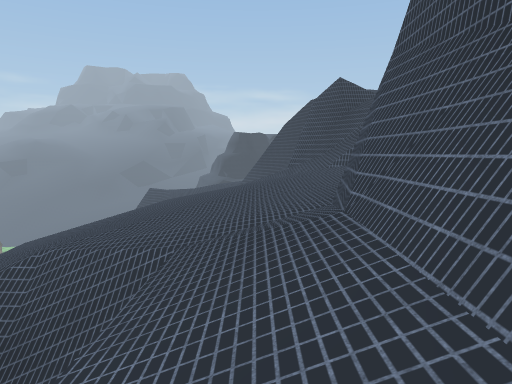
view 1 (above)

14 first-person views from a walk through a scene from a Unity 3-D project. The camera is 1.2 m above the floor, tilts 6° down and sees 70° across. Doors are open. The floor is counted in squares, 2 m on a side. Each view is taken from the middle of a square. On the plan, view 1 faces up. The plan holds only what a view shows up to about 10 squares ahead; the rest is blank. The place goes on beyond the plan. The player character is not drawn. Some animated figures are not drawn. Some surface patterns are stand-ins.

view 2
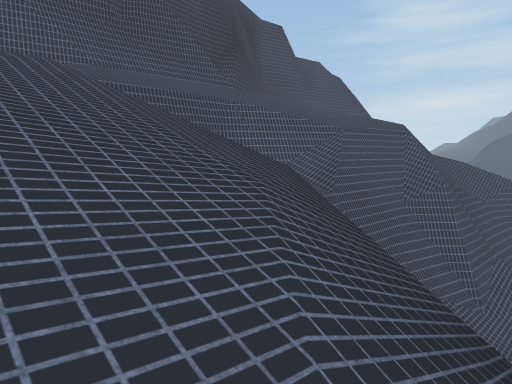

view 3
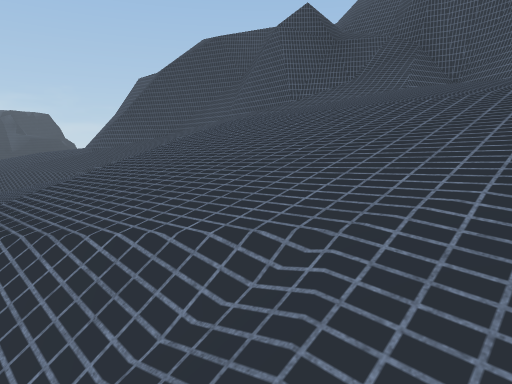

view 4
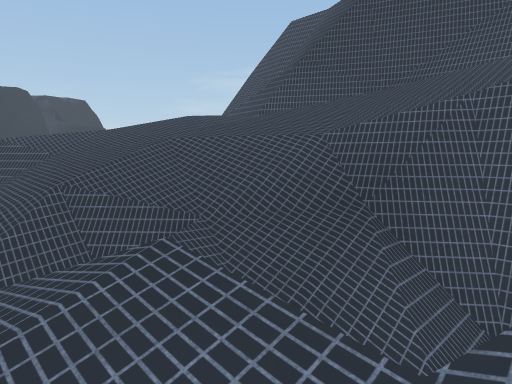

view 5
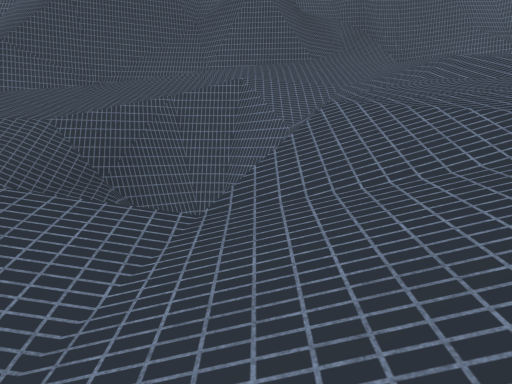

view 6
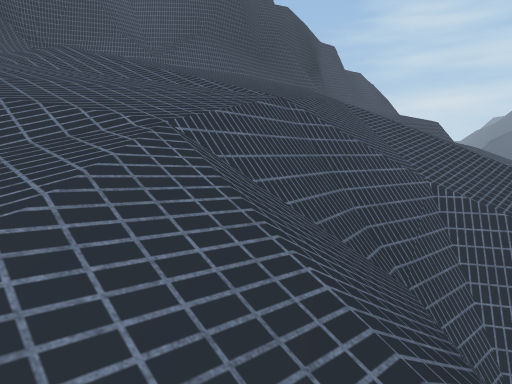

view 7
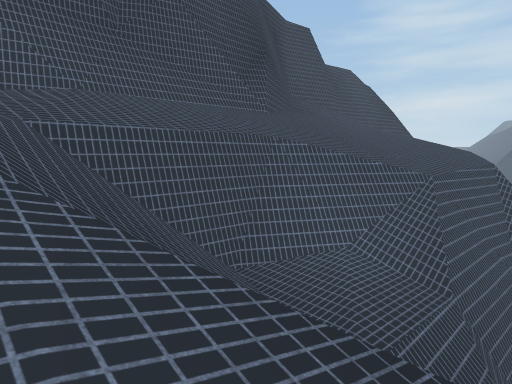

view 8
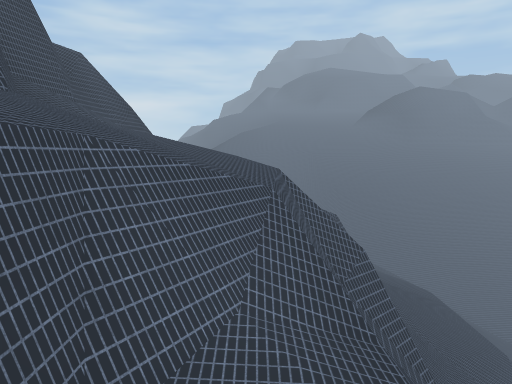

view 9
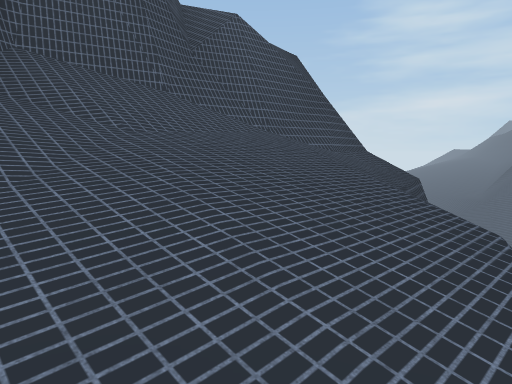

view 10
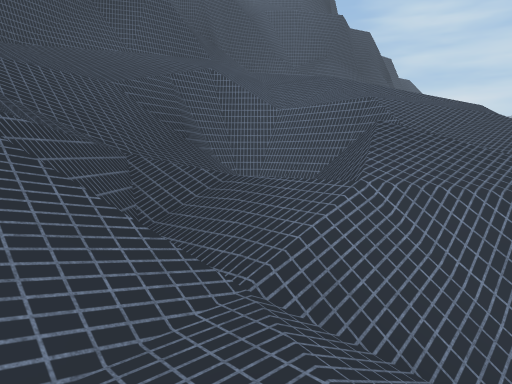

view 11
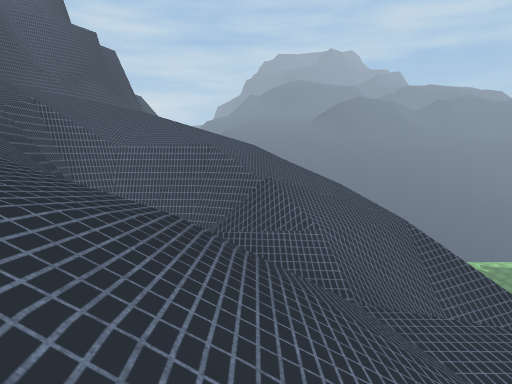

view 12
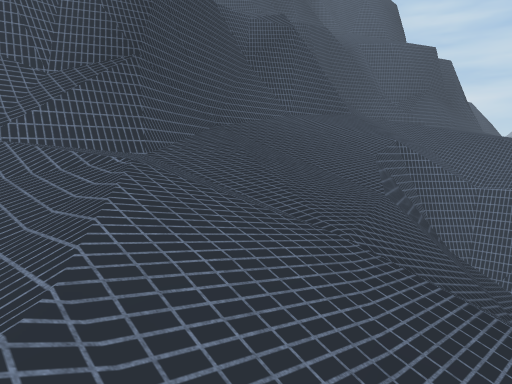

view 13
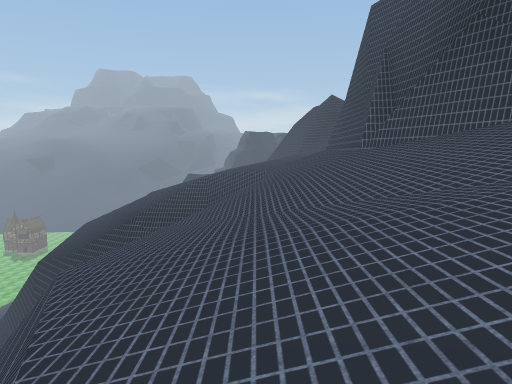

view 14
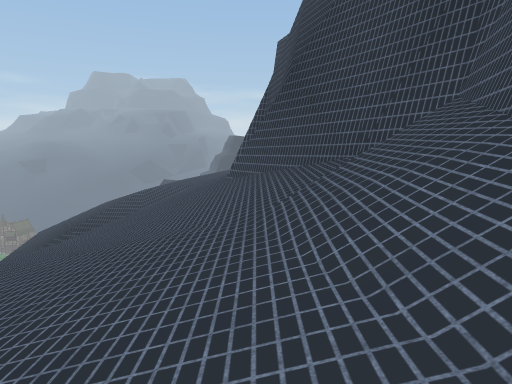

### Floor plan
Key: @ floor where view 1 was taken; # wall or solid block; . main floor; : floor 0.75 m higher than the main floor; - floor 0.75 m lower than the main floor; _ floor 1.5 m lower than the main floor; < floor 2.5 m lower than the main floor; ( floor 3.25 m lower than the main floor; ! floor 4.75 m lower than the main floor; / step, stairs or slope; = window, fence, low wall or low ledge; ^ raised ledge; v drop or lower ground.
Columns run from 8 left of view 1 to 4 right of it. Each row starts with its distance up from view 1.
 18    /////##
 17   ////__##
 16  /////<_##
 15  ///=////#
 14 ///!/////#
 13 v/////#//##
 12 v//=//#v/##
 11  ///###//##
 10  ///<////####
  9  v//</////=##
  8  vv //-../=#
  7  vv/__-...:#
  6   //__-...##
  5   ///_-...#
  4 ##/////..##
  3 /#v//////#
  2      //=/#
  1      v(#/#
  0      #=/@#
 -1    /###//##
 -2    /#v_///#
 -3   =/#v_-//##
 -4  ///##/-.//#
 -5 ///=v==-.//^
 -6 /// v(v//.#^
 -7  //     //^
 -8         v==^

Positions as (right, up) in squares from view 1, and headings:
1: (0, 0), facing up
2: (-6, 5), facing down-right
3: (-5, 5), facing up-right
4: (-6, 11), facing up-right
5: (-7, 11), facing right
6: (-7, 10), facing down-right
7: (-4, 4), facing down-right
8: (-2, 3), facing down
9: (-2, -3), facing down-right
10: (-7, 16), facing down-right
11: (-5, 18), facing down
12: (-4, 18), facing down-right
13: (-1, -6), facing up
14: (1, -7), facing up
